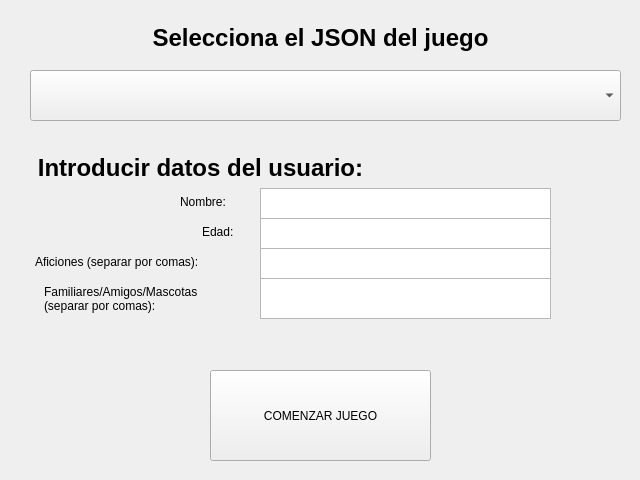
<?xml version="1.0" encoding="UTF-8"?>
<ui version="4.0">
 <class>Form</class>
 <widget class="QWidget" name="Form">
  <property name="geometry">
   <rect>
    <x>0</x>
    <y>0</y>
    <width>640</width>
    <height>480</height>
   </rect>
  </property>
  <property name="windowTitle">
   <string>Form</string>
  </property>
  <widget class="QComboBox" name="comboBox">
   <property name="geometry">
    <rect>
     <x>30</x>
     <y>70</y>
     <width>591</width>
     <height>51</height>
    </rect>
   </property>
  </widget>
  <widget class="QTextEdit" name="textEdit_2">
   <property name="geometry">
    <rect>
     <x>30</x>
     <y>20</y>
     <width>581</width>
     <height>41</height>
    </rect>
   </property>
   <property name="autoFillBackground">
    <bool>true</bool>
   </property>
   <property name="styleSheet">
    <string notr="true">background-color: transparent;</string>
   </property>
   <property name="frameShape">
    <enum>QFrame::NoFrame</enum>
   </property>
   <property name="frameShadow">
    <enum>QFrame::Sunken</enum>
   </property>
   <property name="readOnly">
    <bool>true</bool>
   </property>
   <property name="html">
    <string>&lt;!DOCTYPE HTML PUBLIC &quot;-//W3C//DTD HTML 4.0//EN&quot; &quot;http://www.w3.org/TR/REC-html40/strict.dtd&quot;&gt;
&lt;html&gt;&lt;head&gt;&lt;meta name=&quot;qrichtext&quot; content=&quot;1&quot; /&gt;&lt;style type=&quot;text/css&quot;&gt;
p, li { white-space: pre-wrap; }
&lt;/style&gt;&lt;/head&gt;&lt;body style=&quot; font-family:'Ubuntu'; font-size:11pt; font-weight:400; font-style:normal;&quot;&gt;
&lt;p align=&quot;center&quot; style=&quot; margin-top:0px; margin-bottom:0px; margin-left:0px; margin-right:0px; -qt-block-indent:0; text-indent:0px;&quot;&gt;&lt;span style=&quot; font-size:18pt; font-weight:600;&quot;&gt;Selecciona el JSON del juego&lt;/span&gt;&lt;/p&gt;&lt;/body&gt;&lt;/html&gt;</string>
   </property>
  </widget>
  <widget class="QPushButton" name="startGame">
   <property name="geometry">
    <rect>
     <x>210</x>
     <y>370</y>
     <width>221</width>
     <height>91</height>
    </rect>
   </property>
   <property name="text">
    <string>COMENZAR JUEGO</string>
   </property>
  </widget>
  <widget class="QPlainTextEdit" name="plainTextEdit">
   <property name="geometry">
    <rect>
     <x>175</x>
     <y>190</y>
     <width>111</width>
     <height>31</height>
    </rect>
   </property>
   <property name="layoutDirection">
    <enum>Qt::LeftToRight</enum>
   </property>
   <property name="styleSheet">
    <string notr="true">background-color: transparent;
</string>
   </property>
   <property name="readOnly">
    <bool>true</bool>
   </property>
   <property name="plainText">
    <string>Nombre:</string>
   </property>
  </widget>
  <widget class="QPlainTextEdit" name="plainTextEdit_3">
   <property name="geometry">
    <rect>
     <x>197</x>
     <y>220</y>
     <width>111</width>
     <height>31</height>
    </rect>
   </property>
   <property name="layoutDirection">
    <enum>Qt::LeftToRight</enum>
   </property>
   <property name="styleSheet">
    <string notr="true">background-color: transparent;
</string>
   </property>
   <property name="readOnly">
    <bool>true</bool>
   </property>
   <property name="plainText">
    <string>Edad:</string>
   </property>
  </widget>
  <widget class="QTextEdit" name="nombreE">
   <property name="geometry">
    <rect>
     <x>260</x>
     <y>188</y>
     <width>291</width>
     <height>31</height>
    </rect>
   </property>
  </widget>
  <widget class="QTextEdit" name="edadE">
   <property name="geometry">
    <rect>
     <x>260</x>
     <y>218</y>
     <width>291</width>
     <height>31</height>
    </rect>
   </property>
  </widget>
  <widget class="QTextEdit" name="famiE">
   <property name="geometry">
    <rect>
     <x>260</x>
     <y>278</y>
     <width>291</width>
     <height>41</height>
    </rect>
   </property>
  </widget>
  <widget class="QTextEdit" name="aficionE">
   <property name="geometry">
    <rect>
     <x>260</x>
     <y>248</y>
     <width>291</width>
     <height>31</height>
    </rect>
   </property>
  </widget>
  <widget class="QPlainTextEdit" name="plainTextEdit_7">
   <property name="geometry">
    <rect>
     <x>39</x>
     <y>280</y>
     <width>241</width>
     <height>51</height>
    </rect>
   </property>
   <property name="layoutDirection">
    <enum>Qt::LeftToRight</enum>
   </property>
   <property name="styleSheet">
    <string notr="true">background-color: transparent;
</string>
   </property>
   <property name="readOnly">
    <bool>true</bool>
   </property>
   <property name="plainText">
    <string>Familiares/Amigos/Mascotas
(separar por comas):</string>
   </property>
  </widget>
  <widget class="QPlainTextEdit" name="plainTextEdit_5">
   <property name="geometry">
    <rect>
     <x>30</x>
     <y>250</y>
     <width>231</width>
     <height>31</height>
    </rect>
   </property>
   <property name="layoutDirection">
    <enum>Qt::LeftToRight</enum>
   </property>
   <property name="styleSheet">
    <string notr="true">background-color: transparent;
</string>
   </property>
   <property name="readOnly">
    <bool>true</bool>
   </property>
   <property name="plainText">
    <string>Aficiones (separar por comas):</string>
   </property>
  </widget>
  <widget class="QTextEdit" name="textEdit_3">
   <property name="geometry">
    <rect>
     <x>-90</x>
     <y>150</y>
     <width>581</width>
     <height>41</height>
    </rect>
   </property>
   <property name="autoFillBackground">
    <bool>true</bool>
   </property>
   <property name="styleSheet">
    <string notr="true">background-color: transparent;</string>
   </property>
   <property name="frameShape">
    <enum>QFrame::NoFrame</enum>
   </property>
   <property name="frameShadow">
    <enum>QFrame::Sunken</enum>
   </property>
   <property name="readOnly">
    <bool>true</bool>
   </property>
   <property name="html">
    <string>&lt;!DOCTYPE HTML PUBLIC &quot;-//W3C//DTD HTML 4.0//EN&quot; &quot;http://www.w3.org/TR/REC-html40/strict.dtd&quot;&gt;
&lt;html&gt;&lt;head&gt;&lt;meta name=&quot;qrichtext&quot; content=&quot;1&quot; /&gt;&lt;style type=&quot;text/css&quot;&gt;
p, li { white-space: pre-wrap; }
&lt;/style&gt;&lt;/head&gt;&lt;body style=&quot; font-family:'Ubuntu'; font-size:11pt; font-weight:400; font-style:normal;&quot;&gt;
&lt;p align=&quot;center&quot; style=&quot; margin-top:0px; margin-bottom:0px; margin-left:0px; margin-right:0px; -qt-block-indent:0; text-indent:0px;&quot;&gt;&lt;span style=&quot; font-size:18pt; font-weight:600;&quot;&gt;Introducir datos del usuario:&lt;/span&gt;&lt;/p&gt;&lt;/body&gt;&lt;/html&gt;</string>
   </property>
  </widget>
 </widget>
 <resources/>
 <connections/>
</ui>
